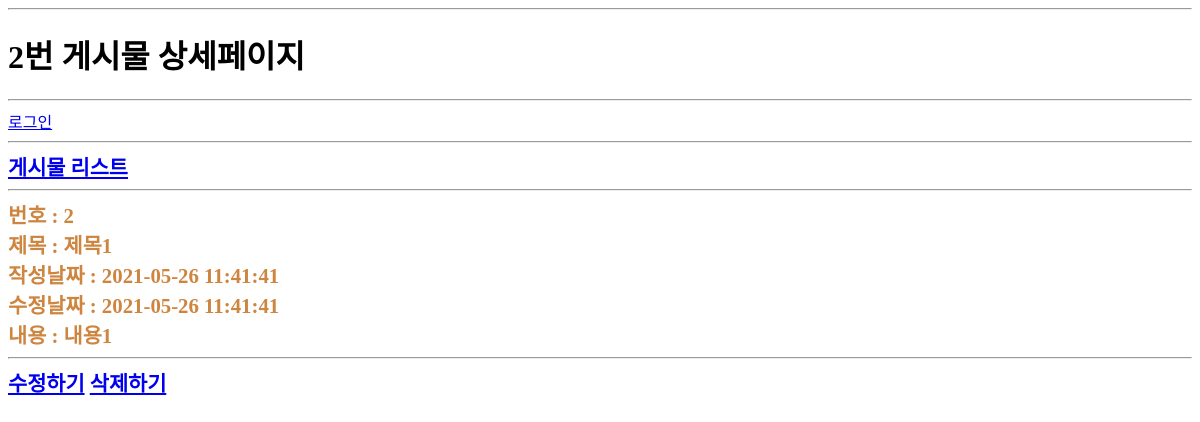
Page /usr/article/detail.php?id=2 on the earlier database version.
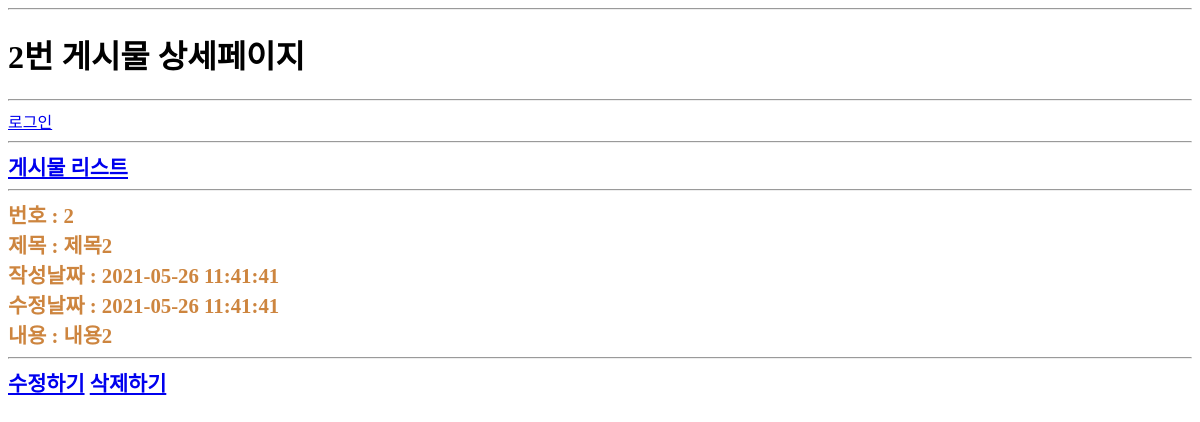
Same page on the later database version.
### tables this page shows
CREATE TABLE article(
	id INT(10) UNSIGNED NOT NULL PRIMARY KEY AUTO_INCREMENT,
	regDate DATETIME NOT NULL,
	updateDate DATETIME NOT NULL,
	memberId INT(10) UNSIGNED NOT NULL,
	boardId INT(10) UNSIGNED NOT NULL,
	title VARCHAR(100) NOT NULL,
	`body` TEXT NOT NULL
);

### util.php (called while the page is built, shortened)
<?php
function DB__getRow($sql){
    global $dbConn;
    $rs = mysqli_query($dbConn, $sql);
    $row = mysqli_fetch_assoc($rs);
    return $row;
}
?>

### usr/article/detail.php (the view, shortened to what this page needs)
<?php
$id = intval($_GET['id']);
$sql = "
SELECT * FROM article
WHERE id = ${id};
";
$article = DB__getRow($sql);
?>
<hr>
<?php require_once __DIR__ . "/../head.php";
?>
<div><a href="list.php">게시물 리스트</a></div>
<hr>
<div>
    번호 : <?=$article['id']?><br>
    제목 : <?=$article['title']?><br>
    작성날짜 : <?=$article['regDate']?><br>
    수정날짜 : <?=$article['updateDate']?><br>
    내용 : <?=$article['body']?><br>
</div>
<hr>
<div>
<a href="modify.php?id=<?=$id?>">수정하기</a>
<a onClick="if(!confirm('이 게시물을 삭제하시겠습니까?')){return false}" href="doDelete.php?id=<?=$id?>">삭제하기</a>
</div>
<?php require_once __DIR__ . "/../foot.php";
?>

Differences in the rows shown:
changed article id 2: title "제목1" → "제목2"; body "내용1" → "내용2"
